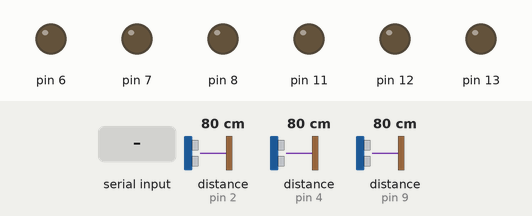
Recording of a sketch running on a simulated Arduino Uno, built with avr-gcc and run on an emulated ATmega328P. Shown: output pins drawn as LEDs (lit = HIGH). Wiring (inferred from the names in the program): 3 × ultrasonic range finder: trigger pin 3, echo pin 2 / trigger pin 5, echo pin 4 / trigger pin 10, echo pin 9. Inputs (shaded band) come from the test bench; at power-on: distance to the obstacle (sensors on pin 2, pin 4, pin 9) 80 cm. The echo pulse lasts 58.3 µs per cm; pins used as bus, display or sensor lines are not drawn; what the sketch prints to the serial monitor is not drawn.

Above: at 1.2 s.
1.3 s: "u" received over Serial
At 2.3 s:
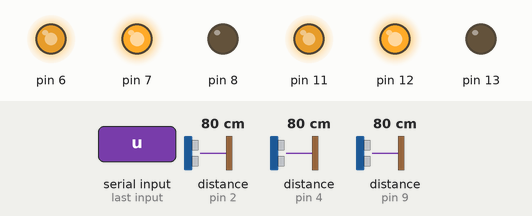
2.8 s: "d" received over Serial
At 3.9 s:
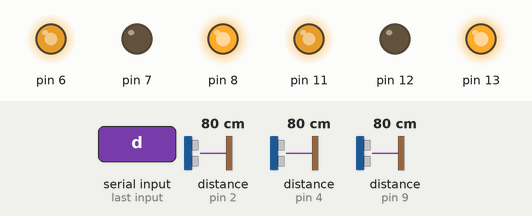
4.3 s: "l" received over Serial
At 5.5 s:
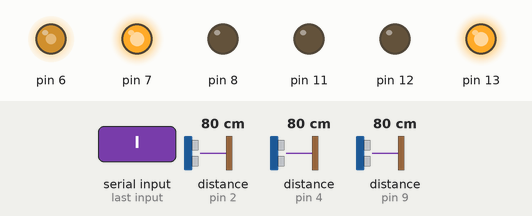
5.9 s: "r" received over Serial
At 7.1 s:
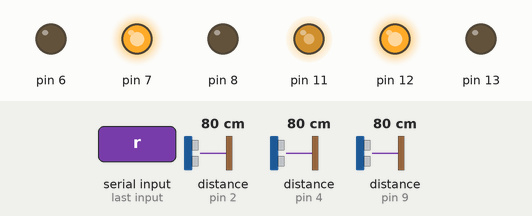
7.4 s: "s" received over Serial
At 8.7 s:
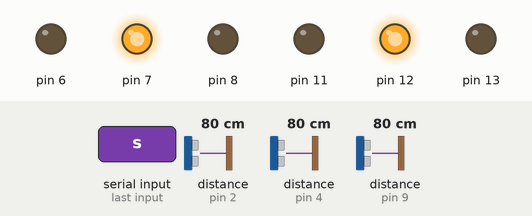
Timing chart, 0 to 10.4 s (numbered marks = the images above; inputs shaded):
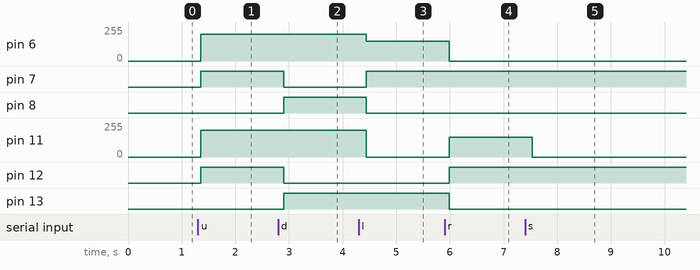

Measured:
- after the input at 1.3 s, pin 6, pin 11: 0/255 → 200/255 after 0.05 s; pin 7, pin 12: LOW → HIGH after 0.05 s
- after the input at 2.8 s, pin 7, pin 12: HIGH → LOW after 0.10 s; pin 8, pin 13: LOW → HIGH after 0.10 s
- after the input at 4.3 s, pin 6: 200/255 → 150/255 after 0.14 s; pin 7: LOW → HIGH after 0.14 s; pin 8: HIGH → LOW after 0.14 s; pin 11: 200/255 → 0/255 after 0.14 s
- after the input at 5.9 s, pin 6: 150/255 → 0/255 after 0.09 s; pin 11: 0/255 → 150/255 after 0.09 s; pin 12: LOW → HIGH after 0.09 s; pin 13: HIGH → LOW after 0.09 s
- after the input at 7.4 s, pin 11: 150/255 → 0/255 after 0.13 s

The sketch:

slave.ino
```cpp
//Sonar 1 ---------- left
int echoPin1 =9;
int initPin1 =10;
int distance1 =0;

//Sonar 2 ----------- middle
int echoPin2 =4;
int initPin2 =5;
int distance2 =0;

//Sonar 3 ----------- right
int echoPin3 =2;
int initPin3 =3;
int distance3 =0;

//Speed Constants
const int speedA = 200;
const int speedB = 200;

//Command Transfer Constants
const int MAX_COMMAND_LENGTH = 255;
int incomingByte;
const char BG = 'B';
const char ED = 'E';

//Distances message
String message1 = "";
String message2 = "";
String message3 = "";

void setup() {
  //--------Setup Channel A--------//

  //Initiates Motor Channel A pins
  pinMode (13, OUTPUT);
  pinMode (12, OUTPUT);
  pinMode (11, OUTPUT);


  //--------Setup Channel B--------//

  //Initiates Motor Channel B pin
  pinMode (8, OUTPUT);
  pinMode (7, OUTPUT);
  pinMode (6, OUTPUT);


  pinMode(initPin1, OUTPUT);
  pinMode(echoPin1, INPUT);
  pinMode(initPin2, OUTPUT);
  pinMode(echoPin2, INPUT);
  pinMode(initPin3, OUTPUT);
  pinMode(echoPin3, INPUT);

  Serial.begin(9600);

}

void loop() {
  delay (10);
  //taking distances from sonars less than 1 meter
  if (getDistance(initPin1, echoPin1) < 100){
    distance1 = getDistance(initPin1, echoPin1);
    send ("#1:"+ String(distance1));
  } else {
   send ("#1:over");
  }

  delay (50);

  if (getDistance(initPin2, echoPin2) < 100){
    distance2 = getDistance(initPin2, echoPin2);\
    send ("#2:" + String(distance2));
  } else {
   send ("#2:over");
  }

  delay (50);

  if (getDistance(initPin3, echoPin3) < 100){
    distance3 = getDistance(initPin3, echoPin3);
    send ("#3:" + String(distance3));
  } else {
   send ("#3:over");
  }

  delay (50);


  if (Serial.available()) {

  delay (10);

    // read incomming
    incomingByte = Serial.read();
    switch (incomingByte) {
      case 117:
        //send ("up");
        forward ();
        break;
      case 100:
        //send ("down");
        backward ();
        break;
      case 108:
        //send ("left");
        turnLeft ();
        break;
      case 114:
        //send ("right");
        turnRight ();
        break;
      case 115:
        //send ("s");
        brake ();
        break;
      default:
        brake ();
        break;
    }
  }


}


// gets the distance of the sonar
int getDistance (int initPin, int echoPin){

 digitalWrite(initPin, HIGH);
 delayMicroseconds(2);
 digitalWrite(initPin, LOW);

 unsigned long pulseTime = pulseIn(echoPin, HIGH);
 int distance = pulseTime/58;
 return distance;

}

// Sends data to the raspberry pi as string
void send (String messageSend) {
  Serial.print   ("B" + messageSend + "E");
}


void  forward () {

  analogWrite (11, speedA);
  analogWrite (6, speedB);
  // channel B
  digitalWrite (8, LOW);
  digitalWrite (7, HIGH);

   // channel A
  digitalWrite (13, LOW);
  digitalWrite (12, HIGH);
}

void backward () {

  analogWrite (11, speedA);
  analogWrite (6, speedB);
  // channel B
  digitalWrite (8, HIGH);
  digitalWrite (7, LOW);

   // channel A
  digitalWrite (13, HIGH);
  digitalWrite (12, LOW);
}

void turnLeft () {
  analogWrite (6, 150);
  analogWrite (11, 0);
  digitalWrite (8, LOW);
  digitalWrite (7, HIGH);

}

void turnRight () {
  analogWrite (11, 150);
  analogWrite (6, 0);
  digitalWrite (13, LOW);
  digitalWrite (12, HIGH);
}

void pause (int time){
  analogWrite (11, 0);
  analogWrite (6, 0);
  delay (time);
  analogWrite (11, speedA);
  analogWrite (6, speedB);
}

void brake () {
  analogWrite (11, 0);
  analogWrite (6, 0);
}
```
